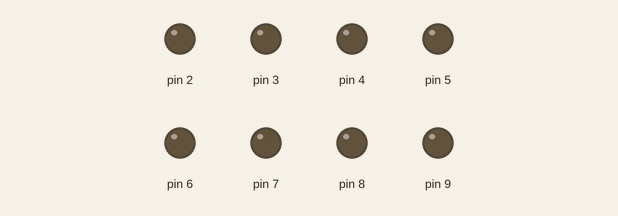
The sketch below on a simulated Arduino Uno, built with avr-gcc and run on an emulated ATmega328P. Parts: output pins drawn as LEDs (lit = HIGH).

Above: at 0.5 s.
At 3.5 s:
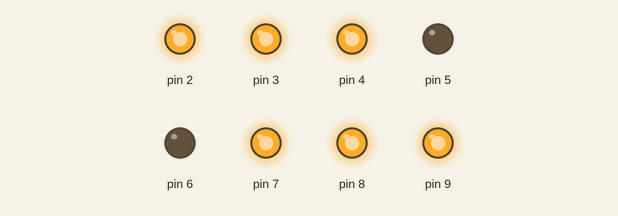
At 7.5 s:
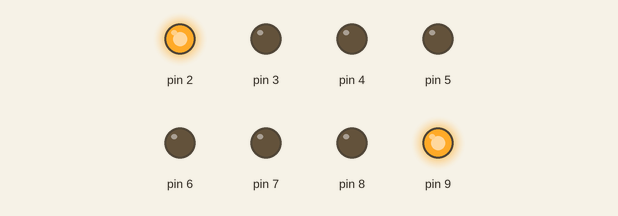
At 11.5 s:
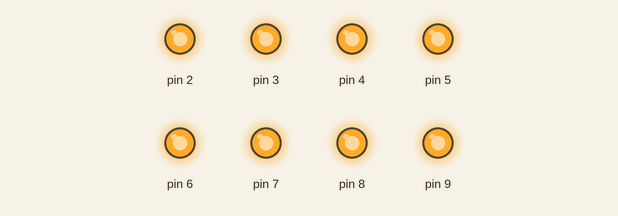
At 14.5 s:
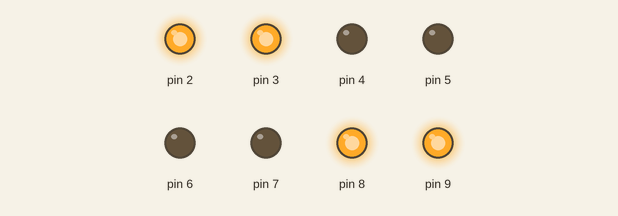
Timing chart, 0 to 15.6 s (numbered marks = the images above):
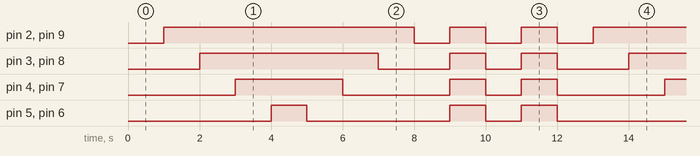

Measured:
- by itself, pin 2, pin 9: repeats every 12.0 s: 2 × (LOW 1.0 s, HIGH 1.0 s), LOW 1.0 s, HIGH 7.0 s
- by itself, pin 3, pin 8: repeats every 12.0 s: LOW 2.0 s, HIGH 1.0 s, LOW 1.0 s, HIGH 1.0 s, LOW 2.0 s, HIGH 5.0 s
- by itself, pin 4, pin 7: repeats every 12.0 s: LOW 3.0 s, HIGH 1.0 s, LOW 1.0 s, HIGH 1.0 s, LOW 3.0 s, HIGH 3.0 s
- by itself, pin 5, pin 6: repeats every 12.0 s: LOW 4.0 s, HIGH 1.0 s, LOW 1.0 s, HIGH 1.0 s, LOW 4.0 s, HIGH 1.0 s

The sketch:

homework7.ino
```cpp
void setup() {
  InitialOutput(8);
}

void loop() {
  ShowLed(true);
  AllLed(true);
  ShowLed(false);
  AllLed(true);
  AllLed(false);
  AllLed(true);
}
void ShowLed(bool increase)
{
  if (increase)
  {
    AllLed(false);
    ShowBinary(129);
    ShowBinary(195);
    ShowBinary(231);
  }
  else
  {
    ShowBinary(231);
    ShowBinary(195);
    ShowBinary(129);
    AllLed(false);
  }
}
void ShowBinary(int dec)
{
  int r;
  int p=0;
  while(dec!=0)
  {
    r=dec%2;
    dec=dec/2;
    if (r==1)
      digitalWrite(9-p, HIGH);
    else
      digitalWrite(9-p, LOW);
    p++;
  }
  delay(1000);
}
void AllLed(bool led)
{
  for(int i=2;i<=9;i++)
  {
    if (led==true)
      digitalWrite(i, HIGH);
    else
      digitalWrite(i, LOW);
  }
  delay(1000);
}
void InitialOutput(int i)
{
  for(int j=9;j>=9-i+1;j--)
    pinMode(j, OUTPUT);
}
```
